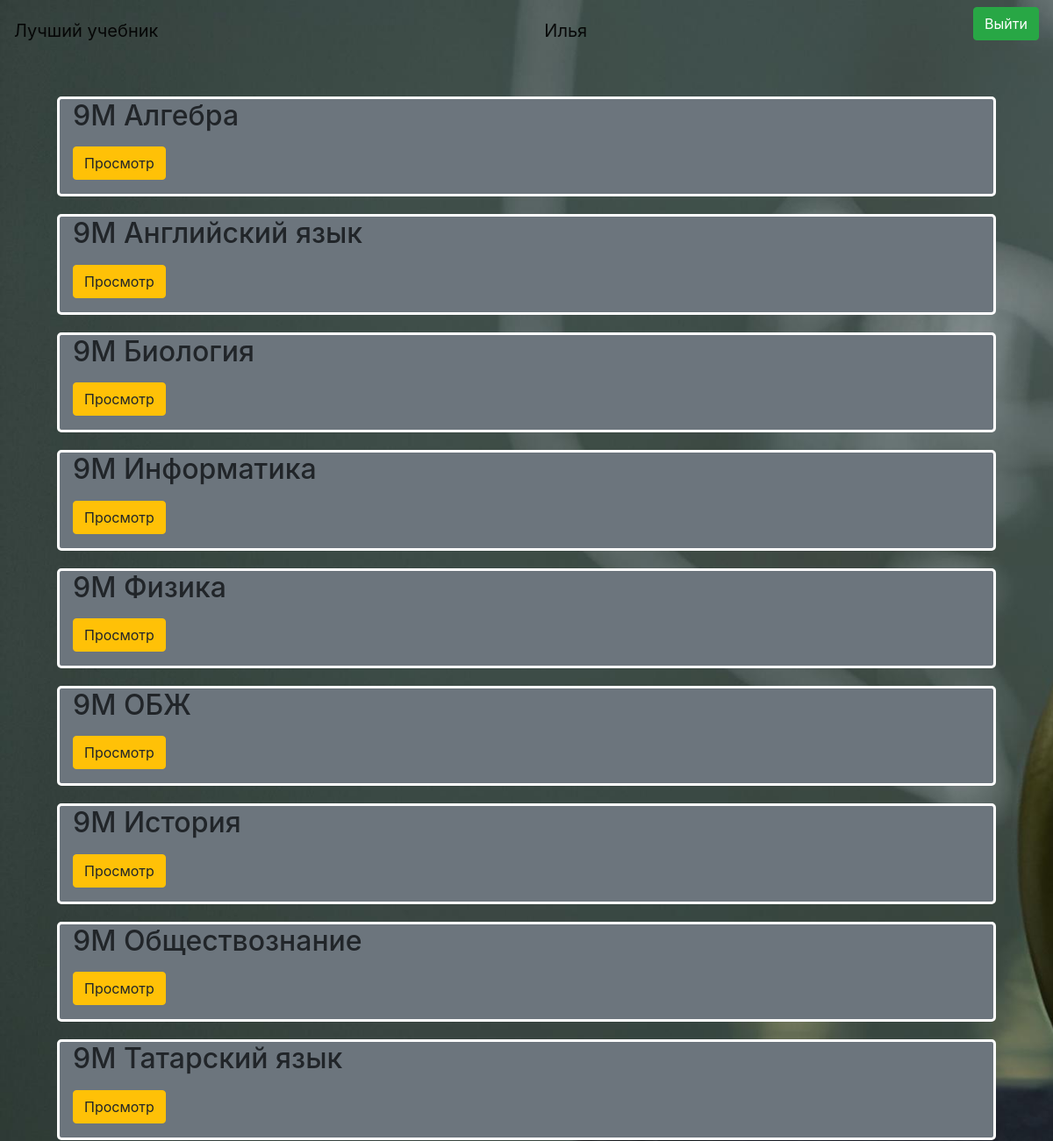
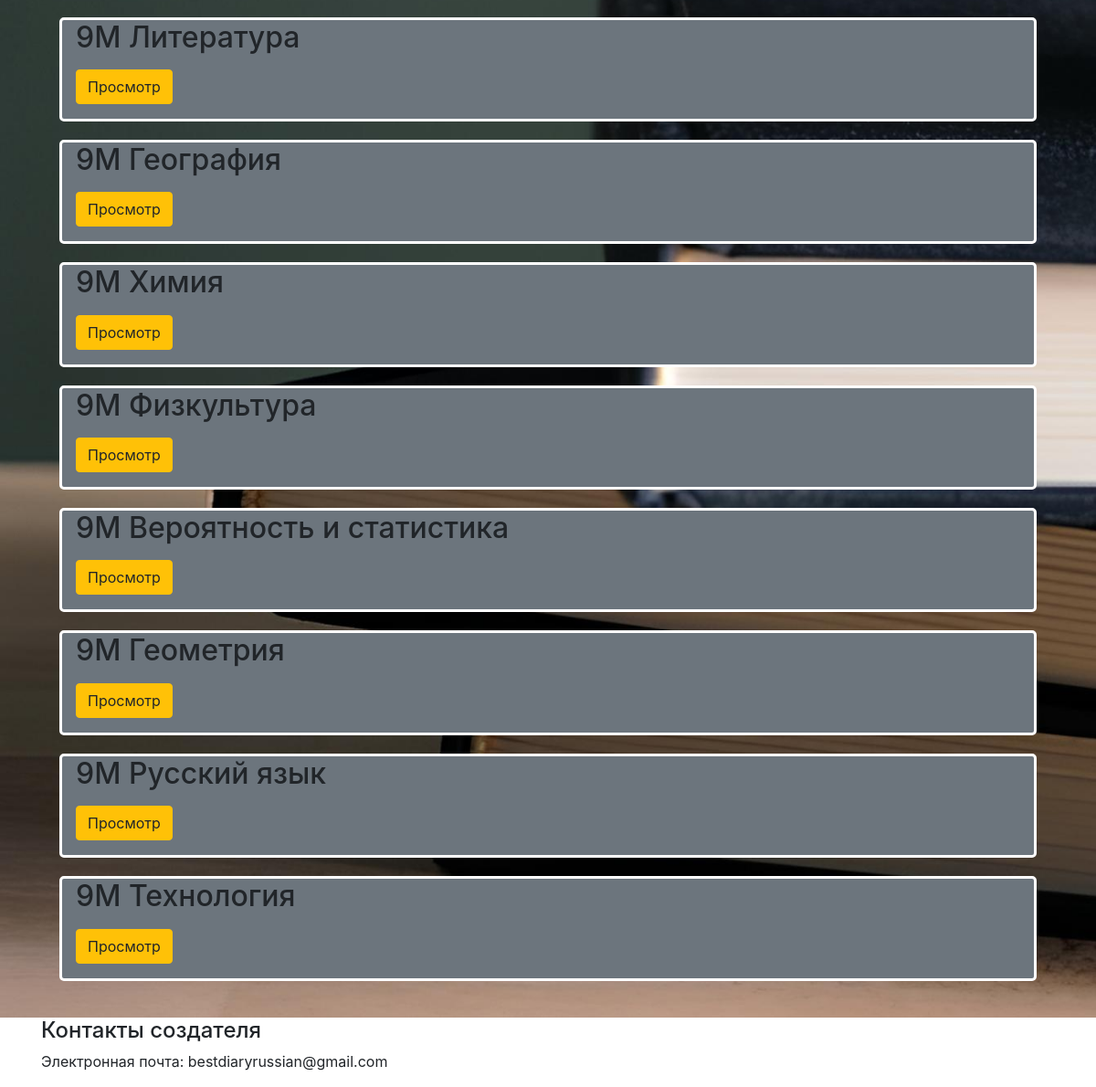
Page /teacher (signed in) on the committed database (2 pictures, top to bottom).
### data/teachers.py (models this page shows, shortened)
class Teacher(SqlAlchemyBase, UserMixin):
    __tablename__ = 'teachers'
    id = sqlalchemy.Column(sqlalchemy.Integer,
                           primary_key=True, autoincrement=True)
    surname = sqlalchemy.Column(sqlalchemy.String, nullable=True)
    name = sqlalchemy.Column(sqlalchemy.String, nullable=True)
    login = sqlalchemy.Column(sqlalchemy.String, nullable=True)
    email = sqlalchemy.Column(sqlalchemy.String, nullable=True)
    hashed_password = sqlalchemy.Column(sqlalchemy.String, nullable=True)
    adminId = sqlalchemy.Column(sqlalchemy.Integer, nullable=True)

### data/classes.py (models this page shows)
class Classs(SqlAlchemyBase, UserMixin):
    __tablename__ = 'classes'
    id = sqlalchemy.Column(sqlalchemy.Integer,
                           primary_key=True, autoincrement=True)
    name = sqlalchemy.Column(sqlalchemy.String, nullable=True)
    adminId = sqlalchemy.Column(sqlalchemy.Integer, nullable=True)

### data/predmet.py (models this page shows)
class Predmet(SqlAlchemyBase, UserMixin):
    __tablename__ = 'predmets'
    id = sqlalchemy.Column(sqlalchemy.Integer,
                           primary_key=True, autoincrement=True)
    name = sqlalchemy.Column(sqlalchemy.String, nullable=True)

### main.py (the view)
@app.route("/teacher")
def teacher():
    coc = request.cookies.get("coc", 0)
    if coc:
        db_sess = db_session.create_session()
        userUs = db_sess.query(Teacher).filter(
            Teacher.id == int(coc.split(';')[0])).first()
        nameUs = coc.split(';')[2]
        a = []
        for i in db_sess.query(PredmetAndTeacher).filter(
                PredmetAndTeacher.idTeacher == userUs.id):
            classs = db_sess.query(Classs).filter(
                Classs.id == i.idClass).first()
            predmet = db_sess.query(Predmet).filter(
                Predmet.id == i.idPredmet).first()
            a.append([classs.id, classs.name, predmet.name, predmet.id])
        return render_template("teacher.html", news=a, nameUs=nameUs, bg='img')
    else:
        return redirect("/")

### data/db_session.py (called while the page is built)
def create_session() -> Session:
    global __factory
    return __factory()

### main.py (called while the page is built)
@login_manager.user_loader
def load_user(user_id):
    db_sess = db_session.create_session()
    return db_sess.query(User).get(user_id)

### templates/teacher.html (shortened to what this page needs)
<html lang="en">
<head>
</head>
<body>
{% extends "base.html" %}
{% block content %}
{% for item in news%}
<div class="bg-secondary" style="margin: 20px;border-radius: 5px;border-style: solid;border-color: white;">
    <h2 class="col-6 mb-3">{{item[1]}} {{item[2]}}</h2>
    <div class="col-6 mb-3">
        <a href="/teacher_class/{{ item[0] }}/{{item[3]}}" class="btn btn-warning">
            Просмотр
        </a>
    </div>
</div>
{% endfor %}
{% endblock %}

### templates/base.html (shortened to what this page needs)
<!doctype html>
<html lang="en">
<head>
    <link rel="stylesheet"
          href="https://stackpath.bootstrapcdn.com/bootstrap/4.4.1/css/bootstrap.min.css"
>
</head>
<body>
{% if bg == "img" %}
<div class="custom-div_image_1">
{% else %}
<div class="custom-div">
{% endif %}
    <header>
        <nav class="navbar navbar-light">
            <a class="navbar-brand" href="#">Лучший учебник</a>
            {% if us != "None" %}
                <a class="navbar-brand" href="/logout">{{ nameUs }}</a>
                <p>
                    <a class="btn btn-success" href="/logout">Выйти</a>
                </p>
            {% else %}
                <p>
                    <a class="btn btn-success" href="/login">Войти</a>
                </p>
            {% endif %}
        </nav>
    </header>
    <main role="main" class="container">
        {% block content %}{% endblock %}
    </main>
</div>
<footer>
    <div class="custom-center">
        <div class="container">
            <div class="row">
                <div class="col-md-6">
                    <h4>Контакты создателя</h4>
                    <p>Электронная почта: bestdiaryrussian@gmail.com</p>
                </div>
            </div>
        </div>
    </div>
</footer>
</body>
</html>

### templates/base.html (style rules this page uses)
main { min-height: 700px; max-width: 800px; margin: 0 auto; padding: 20px; }
.custom-center { align-items: center }
.custom-div_image_1 { background: url('../static/images/wallpaper_1.jpg'); background-repeat: no-repeat; background-size: cover; }

### rows in the picture
Teacher: name "Илья"
Classs: name "9M" "9M" "9M" "9M" "9M" "9M" "9M" "9M" "9M" "9M" "9M" "9M" "9M" "9M" "9M" "9M" "9M"
Predmet: name "Алгебра"
Predmet: name "Английский язык"
Predmet: name "Биология"
Predmet: name "Информатика"
Predmet: name "Физика"
Predmet: name "ОБЖ"
Predmet: name "История"
Predmet: name "Обществознание"
Predmet: name "Татарский язык"
Predmet: name "Литература"
Predmet: name "География"
Predmet: name "Химия"
Predmet: name "Физкультура"
Predmet: name "Вероятность и статистика"
Predmet: name "Геометрия"
Predmet: name "Русский язык"
Predmet: name "Технология"
